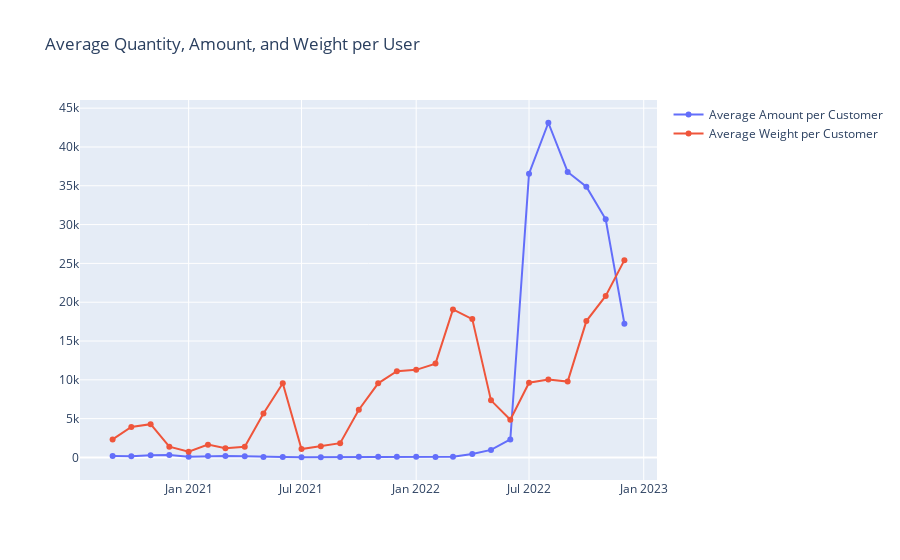

Notebook code for this chart:
### Code cell
fig = go.Figure()
fig.add_trace(go.Scatter(x=df_revenue['month_year'], y=df_revenue['avg_amount_per_customer'], mode='lines+markers', name='Average Amount per Customer'))
fig.add_trace(go.Scatter(x=df_revenue['month_year'], y=df_revenue['avg_weight_per_customer'], mode='lines+markers', name='Average Weight per Customer'))
fig.update_layout(title='Average Quantity, Amount, and Weight per User')
fig.show()

### Figure 1 — Plotly figure (JSON) as saved in the notebook; plotly's stock layout.template omitted (floating-point values rounded to 4 significant figures)
{"data": [{"mode": "lines+markers", "name": "Average Amount per Customer", "type": "scatter", "x": ["2020-09", "2020-10", "2020-11", "2020-12", "2021-01", "2021-02", "2021-03", "2021-04", "2021-05", "2021-06", "2021-07", "2021-08", "2021-09", "2021-10", "2021-11", "2021-12", "2022-01", "2022-02", "2022-03", "2022-04", "2022-05", "2022-06", "2022-07", "2022-08", "2022-09", "2022-10", "2022-11", "2022-12"], "y": [179, 138.3, 283.4, 299.3, 101.5, 174.5, 191.9, 160.3, 70.77, 54.84, 25.31, 30.09, 49.55, 79.79, 79.07, 81.25, 77.84, 71.44, 75.25, 455.9, 972.6, 2319.0, 36560.0, 43120.0, 36780.0, 34870.0, 30690.0, 17230.0]}, {"mode": "lines+markers", "name": "Average Weight per Customer", "type": "scatter", "x": ["2020-09", "2020-10", "2020-11", "2020-12", "2021-01", "2021-02", "2021-03", "2021-04", "2021-05", "2021-06", "2021-07", "2021-08", "2021-09", "2021-10", "2021-11", "2021-12", "2022-01", "2022-02", "2022-03", "2022-04", "2022-05", "2022-06", "2022-07", "2022-08", "2022-09", "2022-10", "2022-11", "2022-12"], "y": [2321.0, 3925.0, 4291.0, 1386.0, 729.4, 1649.0, 1186.0, 1388.0, 5662.0, 9563.0, 1087.0, 1446.0, 1838.0, 6143.0, 9551.0, 11120.0, 11290.0, 12090.0, 19080.0, 17830.0, 7353.0, 4849.0, 9630.0, 10050.0, 9775.0, 17570.0, 20810.0, 25420.0]}], "layout": {"title": {"text": "Average Quantity, Amount, and Weight per User"}}}
